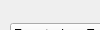
                 <widget class="QWidget" name="page_3">
                  <property name="geometry">
                   <rect>
                    <x>0</x>
                    <y>0</y>
                    <width>100</width>
                    <height>30</height>
                   </rect>
                  </property>
                  <attribute name="label">
                   <string>Esportazioni</string>
                  </attribute>
                  <widget class="QLabel" name="countLabel">
                   <property name="geometry">
                    <rect>
                     <x>228</x>
                     <y>10</y>
                     <width>16</width>
                     <height>16</height>
                    </rect>
                   </property>
                   <property name="text">
                    <string/>
                   </property>
                  </widget>
                  <widget class="QWidget" name="layoutWidget_3">
                   <property name="geometry">
                    <rect>
                     <x>10</x>
                     <y>10</y>
                     <width>951</width>
                     <height>91</height>
                    </rect>
                   </property>
                   <layout class="QGridLayout" name="gridLayout_18">
                    <item row="0" column="0">
                     <widget class="QPushButton" name="pushButton_exp_tavole">
                      <property name="minimumSize">
                       <size>
                        <width>0</width>
                        <height>20</height>
                       </size>
                      </property>
                      <property name="toolTip">
                       <string>Esportazione Tavole</string>
                      </property>
                      <property name="text">
                       <string>Esportazione Tavole</string>
                      </property>
                     </widget>
                    </item>
                    <item row="0" column="1">
                     <widget class="QProgressBar" name="progressBar">
                      <property name="minimumSize">
                       <size>
                        <width>0</width>
                        <height>20</height>
                       </size>
                      </property>
                      <property name="value">
                       <number>0</number>
                      </property>
                     </widget>
                    </item>
                    <item row="1" column="0">
                     <widget class="QPushButton" name="pushButton_open_dir_tavole">
                      <property name="text">
                       <string>Open folder</string>
                      </property>
                      <property name="icon">
                       <iconset resource="../../resources/resources.qrc">
                        <normaloff>:/icons/directoryExp.png</normaloff>:/icons/directoryExp.png</iconset>
                      </property>
                     </widget>
                    </item>
                   </layout>
                  </widget>
                 </widget>
